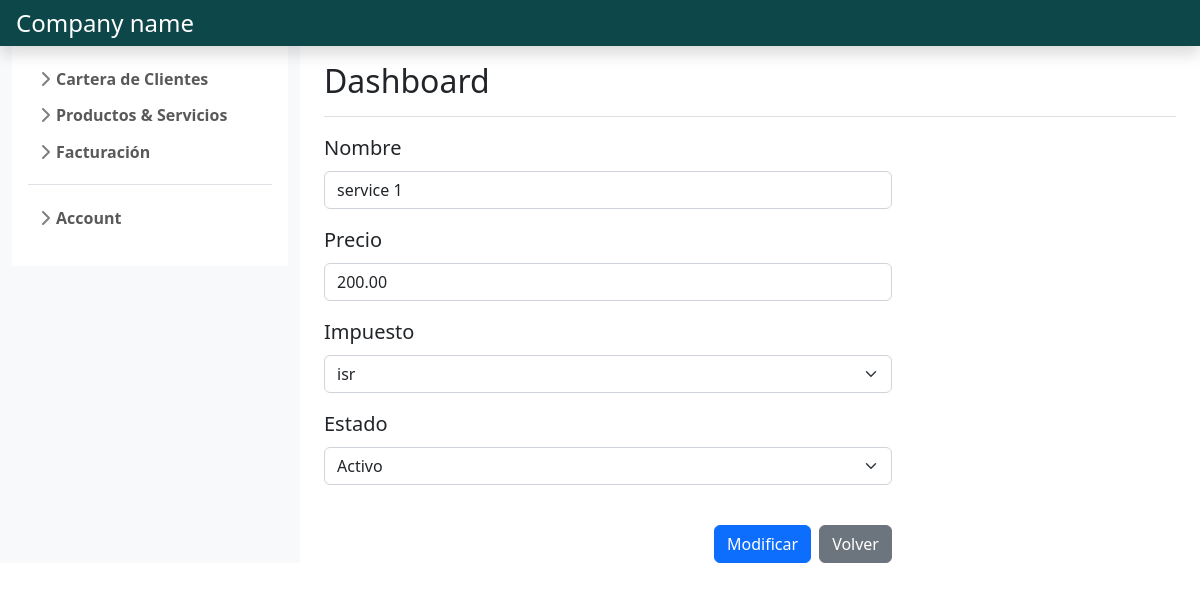
Screenshot of /product_and_services/gestion_servicios/modificar_servicio/7/ (signed in) with the database file from the repository.
### product_services_management/models.py (models this page shows)
class Servicio(models.Model):
    codigo= models.OneToOneField(Item, on_delete=models.CASCADE)
    nombre= models.CharField(max_length=90)
    precio= models.DecimalField(max_digits=12, decimal_places=2)

class Item(models.Model):
    impuesto= models.ForeignKey(Impuesto, on_delete=models.CASCADE)
    estado= models.BooleanField(default=True)
    creado= models.DateTimeField(auto_now_add=True)
    actualizado= models.DateTimeField(auto_now=True)

### product_services_management/views.py (the view, shortened to what this page needs)
# urls.py: path('gestion_servicios/modificar_servicio/<int:iditem>/', views.modificar_servicio, name='modificar servicio'),
@login_required
def modificar_servicio(request, iditem):
    if request.method == 'GET':
        item= get_object_or_404(Item, pk= iditem)
        servicio= get_object_or_404(Servicio, codigo= item)
        formmodificaritem= FormModificarItem(instance= item)
        formservicio= FormServicio(instance= servicio)
        return render(request, 'formulario_modificar_servicio.html',
        {'formitem': formmodificaritem,
         'formservicio': formservicio}
        )

### product_services_management/forms.py
class FormModificarItem(forms.ModelForm):
    class Meta:
        model= Item
        fields= ['impuesto', 'estado']
        widgets= {'impuesto':forms.Select(attrs={'class':'form-select'}),
                  'estado':forms.Select(attrs={'class':'form-select'}, choices=[(False, 'Inactivo'), (True, 'Activo')])
                }

class FormServicio(forms.ModelForm):
    class Meta:
        model = Servicio
        fields = ['nombre', 'precio']
        widgets= {'nombre': forms.TextInput(attrs={'class':'form-control', 'placeholder':'Escriba el nombre del servicio.'}),
                  'precio':forms.NumberInput(attrs={'class':'form-control', 'placeholder':'Introduzca el precio del servicio.'}),
                }

### product_services_management/models.py (called while the page is built)
    def __str__(self):
        return self.nombre

### product_services_management/templates/formulario_modificar_servicio.html (shortened to what this page needs)
{% extends 'base.html' %}
{% load static %}
{% block content %}
<form method="post" id="form_servicio">
    {% for field in formservicio %}
        <div class="mb-3 gy-2">
            <div class="col-sm-8 ">
                <label for="{{ field.name }}" class="form-label fs-5">{{field.label}}</label>
                {{field}}
            </div>
        </div>
    {% endfor %}
    {% for field in formitem %}
      <div class="mb-3 gy-2">
          <div class="col-sm-8 ">
              <label for="{{ field.name }}" class="form-label fs-5">{{field.label}}</label>
              {{field}}
          </div>
      </div>
    {% endfor %}
</form>
<br>
<div class="d-grid col-sm-8 gap-2 d-md-flex justify-content-md-end">
    <button type="button" class="btn btn-primary" data-bs-toggle="modal" data-bs-target="#exampleModal">
        Modificar
    </button>
    <a class="btn btn-secondary" href="{% url 'gestion servicios' %}">Volver</a>
</div>
{% endblock %}

### main/static/style/css/sidebars.css (style rules this page uses)
body { min-height: 100vh; min-height: -webkit-fill-available; }
html { height: -webkit-fill-available; }

### rows the page displays
Servicio: formservicio "service 1" "200.00"
Item: formitem "isr" "Activo"

### other values shown
{{ field.label }} "Nombre" "Precio"
{{ field.label }} "Impuesto" "Estado"
